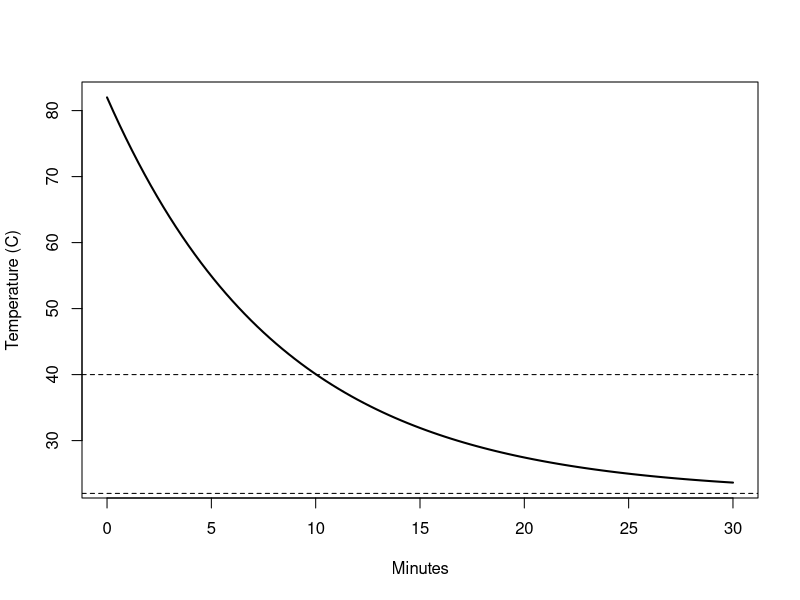

This chart was generated by the following R code:
Tfun <- function(t) 22 + 60*exp(-0.12*t)
threshold_time <- -log(0.3)/0.12
cat('Threshold time:', threshold_time, '\n')
cat('Temperature check:', Tfun(threshold_time), '\n')
curve(Tfun(x), from=0, to=30, lwd=2,
      xlab='Minutes', ylab='Temperature (C)')
abline(h=c(22, 40), lty=2)
